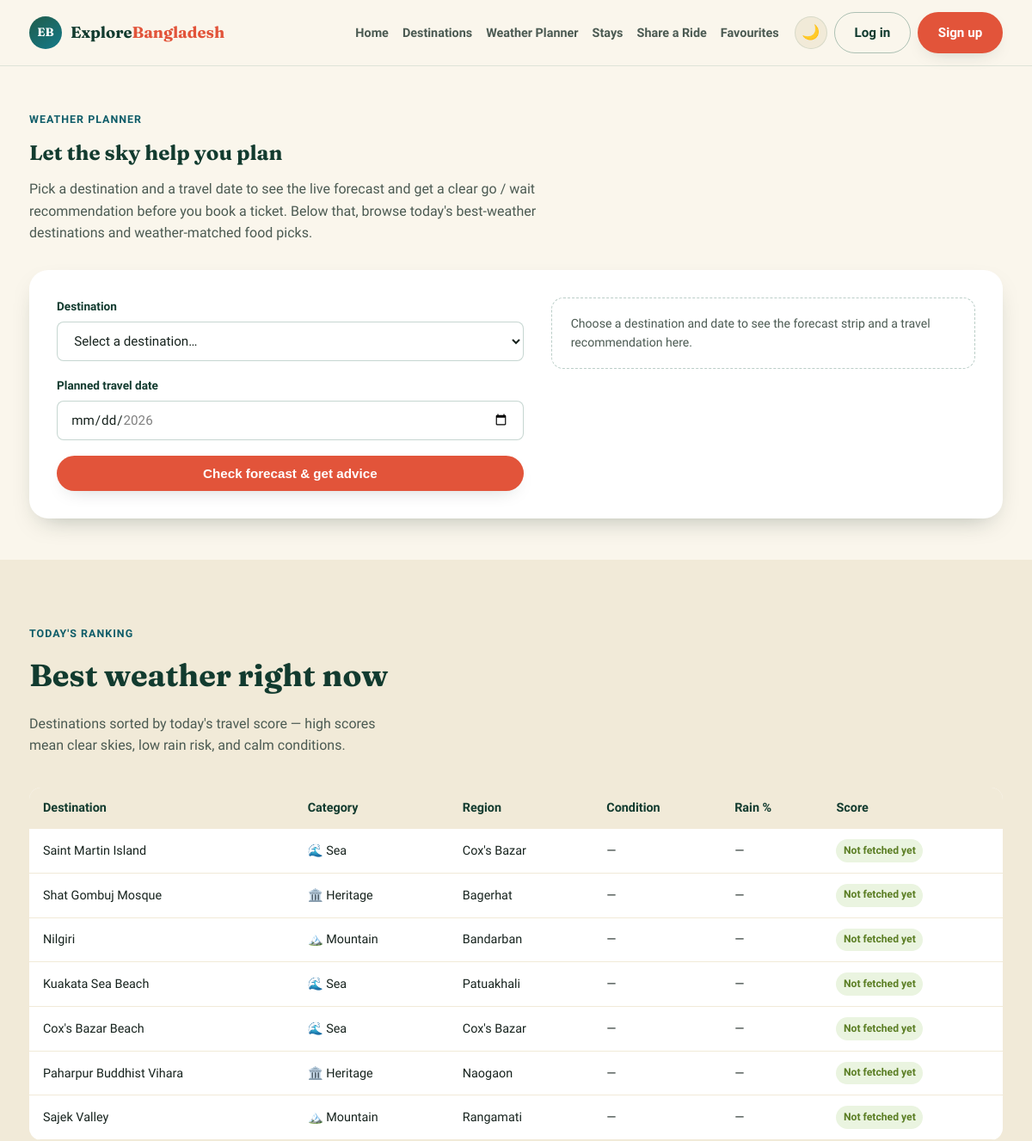
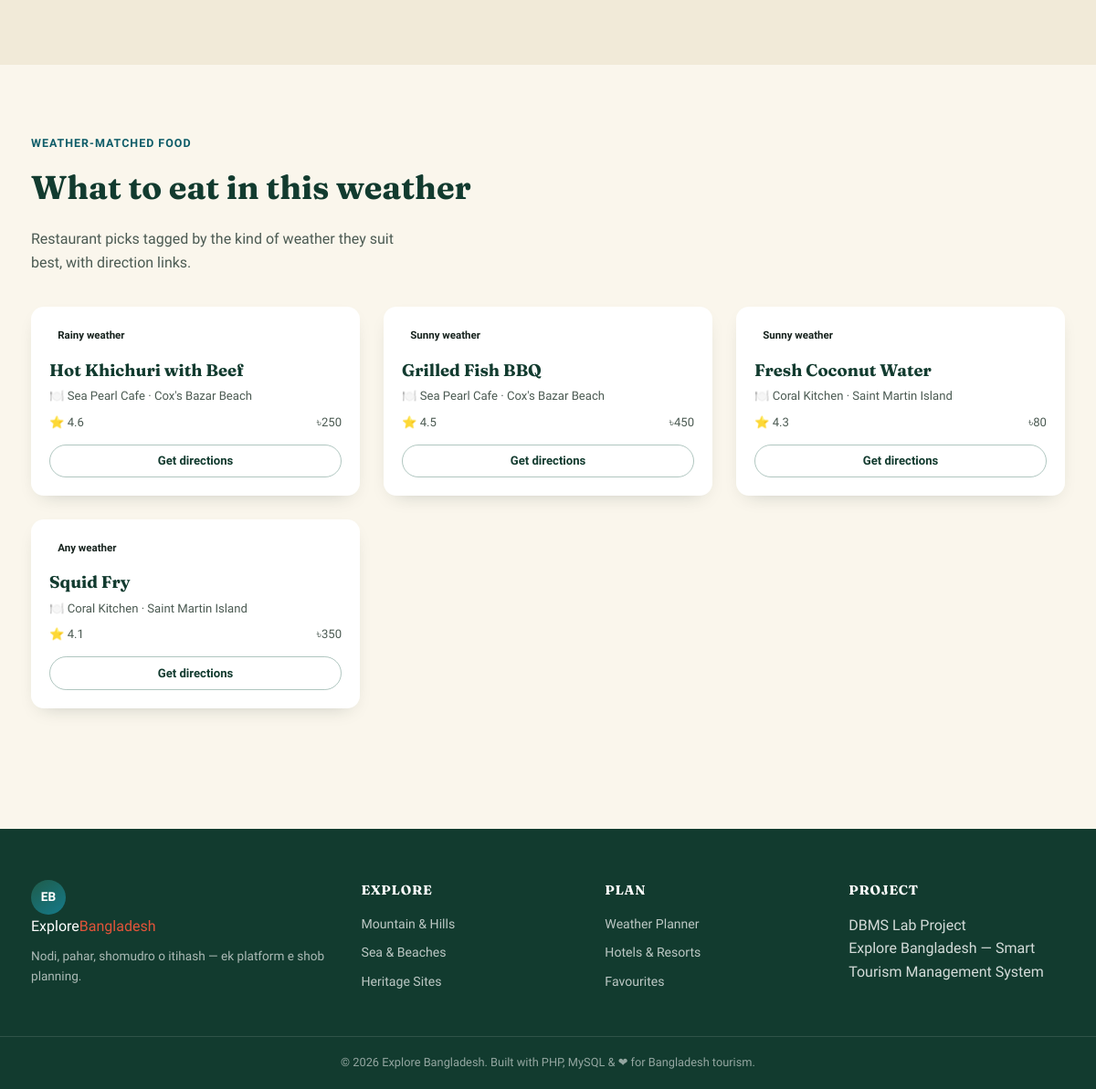
/weather_suggestion.php, run on the app's committed database (2 pictures, top to bottom).
### tables this page shows
CREATE TABLE destinations (
    destination_id   INT AUTO_INCREMENT PRIMARY KEY,
    name             VARCHAR(100) NOT NULL,
    category_id      INT NOT NULL,
    district_id      INT NOT NULL,
    description      TEXT,
    best_time_to_visit VARCHAR(150),
    entry_fee        DECIMAL(8,2) DEFAULT 0,
    opening_hours    VARCHAR(100),
    latitude         DECIMAL(10,7),                
    longitude        DECIMAL(10,7),
    map_link         VARCHAR(255),
    safety_tips      TEXT,
    is_outdoor       TINYINT(1) DEFAULT 1,          
    created_at       TIMESTAMP DEFAULT CURRENT_TIMESTAMP,
    FOREIGN KEY (category_id) REFERENCES categories(category_id),
    FOREIGN KEY (district_id) REFERENCES districts(district_id)
);

CREATE TABLE categories (
    category_id   INT AUTO_INCREMENT PRIMARY KEY,
    category_name VARCHAR(50) NOT NULL UNIQUE,    
    icon          VARCHAR(20)                     
);

CREATE TABLE districts (
    district_id   INT AUTO_INCREMENT PRIMARY KEY,
    district_name VARCHAR(50) NOT NULL,
    division_id   INT NOT NULL,
    FOREIGN KEY (division_id) REFERENCES divisions(division_id) ON DELETE CASCADE
);

CREATE TABLE food_items (
    food_item_id    INT AUTO_INCREMENT PRIMARY KEY,
    restaurant_id   INT NOT NULL,
    item_name       VARCHAR(100) NOT NULL,
    suitable_weather ENUM('Sunny','Rainy','Cold','Any') DEFAULT 'Any',
    price           DECIMAL(7,2),
    item_rating     DECIMAL(2,1) DEFAULT 0,
    FOREIGN KEY (restaurant_id) REFERENCES restaurants(restaurant_id) ON DELETE CASCADE
);

CREATE TABLE restaurants (
    restaurant_id   INT AUTO_INCREMENT PRIMARY KEY,
    destination_id  INT NOT NULL,
    restaurant_name VARCHAR(100) NOT NULL,
    address         VARCHAR(200),
    latitude        DECIMAL(10,7),
    longitude       DECIMAL(10,7),
    rating          DECIMAL(2,1) DEFAULT 0,
    map_link        VARCHAR(255),
    FOREIGN KEY (destination_id) REFERENCES destinations(destination_id) ON DELETE CASCADE
);

### weather_suggestion.php (the view, shortened to what this page needs)
<?php
require_once __DIR__ . '/config/db.php';
$ranked = $pdo->query(
    "SELECT d.destination_id, d.name, d.is_outdoor, c.category_name, c.icon, dist.district_name,
            w.weather_score, w.condition_main, w.rain_probability, w.temp_max, w.temp_min
     FROM destinations d
     JOIN categories c ON c.category_id = d.category_id
     JOIN districts dist ON dist.district_id = d.district_id
     LEFT JOIN weather_logs w ON w.destination_id = d.destination_id AND w.forecast_date = CURDATE()
     ORDER BY (w.weather_score IS NULL) ASC, w.weather_score DESC"
)->fetchAll();
$foodSuggestions = $pdo->query(
    "SELECT f.item_name, f.suitable_weather, f.item_rating, f.price, r.restaurant_name, r.map_link, d.name AS destination_name
     FROM food_items f
     JOIN restaurants r ON r.restaurant_id = f.restaurant_id
     JOIN destinations d ON d.destination_id = r.destination_id
     ORDER BY f.item_rating DESC LIMIT 6"
)->fetchAll();
include __DIR__ . '/includes/header.php';
?>
<section class="section-tight">
  <div class="container">
    <span class="eyebrow">Weather Planner</span>
    <h2>Let the sky help you plan</h2>
    <p style="color:var(--ink-soft); max-width:70ch;">
      Pick a destination and a travel date to see the live forecast and get a clear go / wait recommendation
      before you book a ticket. Below that, browse today's best-weather destinations and weather-matched food picks.
    </p>
    <div class="weather-tool" style="margin-top:30px;">
      <div class="weather-form">
        <form id="weatherForm">
          <div class="field">
            <label for="destinationSelect">Destination</label>
            <select id="destinationSelect" required>
              <option value="">Select a destination…</option>
            </select>
          </div>
          <div class="field">
            <label for="travelDate">Planned travel date</label>
           <input type="date" id="travelDate" min="<?= date('Y-m-d') ?>" max="<?= date('Y-m-d', strtotime('+90 days')) ?>" required>
          </div>
          <button type="submit" class="btn btn-primary btn-block">Check forecast &amp; get advice</button>
        </form>
      </div>
      <div id="weatherResult">
        <div class="info-note">Choose a destination and date to see the forecast strip and a travel recommendation here.</div>
      </div>
    </div>
  </div>
</section>
<section class="section bg-alt">
  <div class="container">
    <div class="section-head">
      <div>
        <span class="eyebrow">Today's ranking</span>
        <h2>Best weather right now</h2>
        <p>Destinations sorted by today's travel score — high scores mean clear skies, low rain risk, and calm conditions.</p>
      </div>
    </div>
    <table class="data-table">
      <thead>
        <tr><th>Destination</th><th>Category</th><th>Region</th><th>Condition</th><th>Rain %</th><th>Score</th></tr>
      </thead>
      <tbody>
        <?php foreach ($ranked as $r): ?>
        <tr>
          <td><a href="/destination_details.php?id=<?= $r['destination_id'] ?>"><?= htmlspecialchars($r['name']) ?></a></td>
          <td><?= $r['icon'] ?> <?= htmlspecialchars($r['category_name']) ?></td>
          <td><?= htmlspecialchars($r['district_name']) ?></td>
          <td><?= htmlspecialchars($r['condition_main'] ?? '—') ?></td>
          <td><?= $r['rain_probability'] !== null ? $r['rain_probability'] . '%' : '—' ?></td>
          <td>
            <?php if ($r['weather_score'] !== null): $lbl = weatherScoreLabel((int)$r['weather_score']); ?>
              <span class="weather-chip <?= $lbl['class'] ?>"><?= $r['weather_score'] ?>/100 · <?= $lbl['label'] ?></span>
            <?php else: ?>
              <span class="weather-chip score-good">Not fetched yet</span>
            <?php endif; ?>
          </td>
        </tr>
        <?php endforeach; ?>
      </tbody>
    </table>
  </div>
</section>
<section class="section">
  <div class="container">
    <div class="section-head">
      <div>
        <span class="eyebrow">Weather-matched food</span>
        <h2>What to eat in this weather</h2>
        <p>Restaurant picks tagged by the kind of weather they suit best, with direction links.</p>
      </div>
    </div>
    <div class="destination-grid">
      <?php foreach ($foodSuggestions as $f): ?>
      <div class="dest-card">
        <div class="dest-body">
          <span class="dest-tag" style="position:static; display:inline-block; margin-bottom:10px;"><?= htmlspecialchars($f['suitable_weather']) ?> weather</span>
          <h3><?= htmlspecialchars($f['item_name']) ?></h3>
          <div class="dest-loc">🍽️ <?= htmlspecialchars($f['restaurant_name']) ?> · <?= htmlspecialchars($f['destination_name']) ?></div>
          <div class="dest-meta">
            <span>⭐ <?= number_format($f['item_rating'], 1) ?></span>
            <span>৳<?= number_format($f['price']) ?></span>
          </div>
          <?php if ($f['map_link']): ?>
            <a href="<?= htmlspecialchars($f['map_link']) ?>" target="_blank" class="btn btn-ghost btn-block btn-sm">Get directions</a>
          <?php endif; ?>
        </div>
      </div>
      <?php endforeach; ?>
    </div>
  </div>
</section>
<?php include __DIR__ . '/includes/footer.php'; ?>

### data on the page
destinations: name "Saint Martin Island", category.icon "🌊", category.category_name "Sea", district.district_name "Cox's Bazar", condition_main "—"
destinations: name "Shat Gombuj Mosque", category.icon "🏛️", category.category_name "Heritage", district.district_name "Bagerhat", condition_main "—"
destinations: name "Nilgiri", category.icon "🏔️", category.category_name "Mountain", district.district_name "Bandarban", condition_main "—"
destinations: name "Kuakata Sea Beach", category.icon "🌊", category.category_name "Sea", district.district_name "Patuakhali", condition_main "—"
destinations: name "Cox's Bazar Beach", category.icon "🌊", category.category_name "Sea", district.district_name "Cox's Bazar", condition_main "—"
destinations: name "Paharpur Buddhist Vihara", category.icon "🏛️", category.category_name "Heritage", district.district_name "Naogaon", condition_main "—"
destinations: name "Sajek Valley", category.icon "🏔️", category.category_name "Mountain", district.district_name "Rangamati", condition_main "—"
food_items: suitable_weather "Rainy", item_name "Hot Khichuri with Beef", restaurant.restaurant_name "Sea Pearl Cafe", destinations.name "Cox's Bazar Beach", item_rating "4.6", price "250"
food_items: suitable_weather "Sunny", item_name "Grilled Fish BBQ", restaurant.restaurant_name "Sea Pearl Cafe", destinations.name "Cox's Bazar Beach", item_rating "4.5", price "450"
food_items: suitable_weather "Sunny", item_name "Fresh Coconut Water", restaurant.restaurant_name "Coral Kitchen", destinations.name "Saint Martin Island", item_rating "4.3", price "80"
food_items: suitable_weather "Any", item_name "Squid Fry", restaurant.restaurant_name "Coral Kitchen", destinations.name "Saint Martin Island", item_rating "4.1", price "350"
